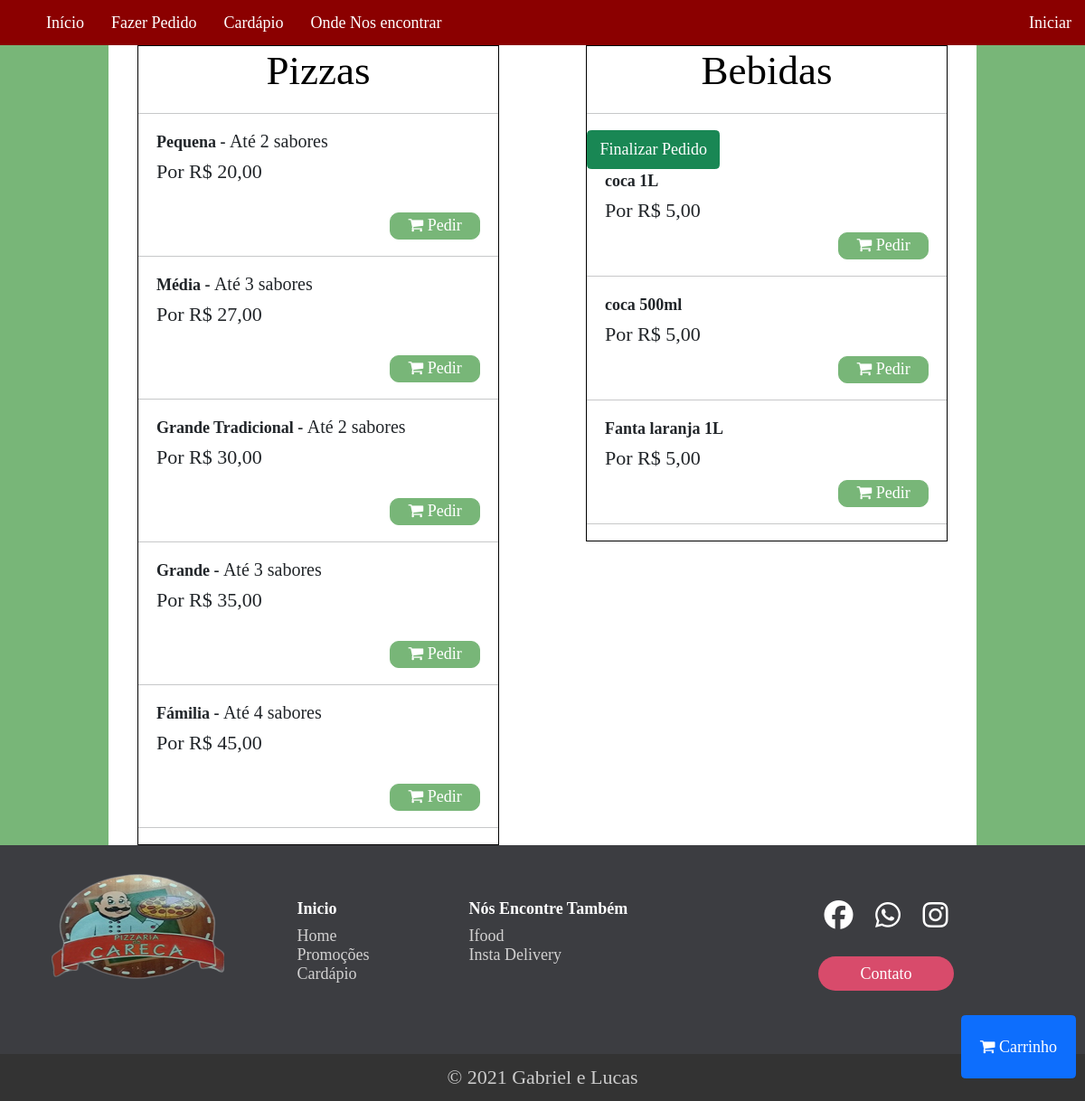
/pedido.php, run on an earlier commit of the app's database.
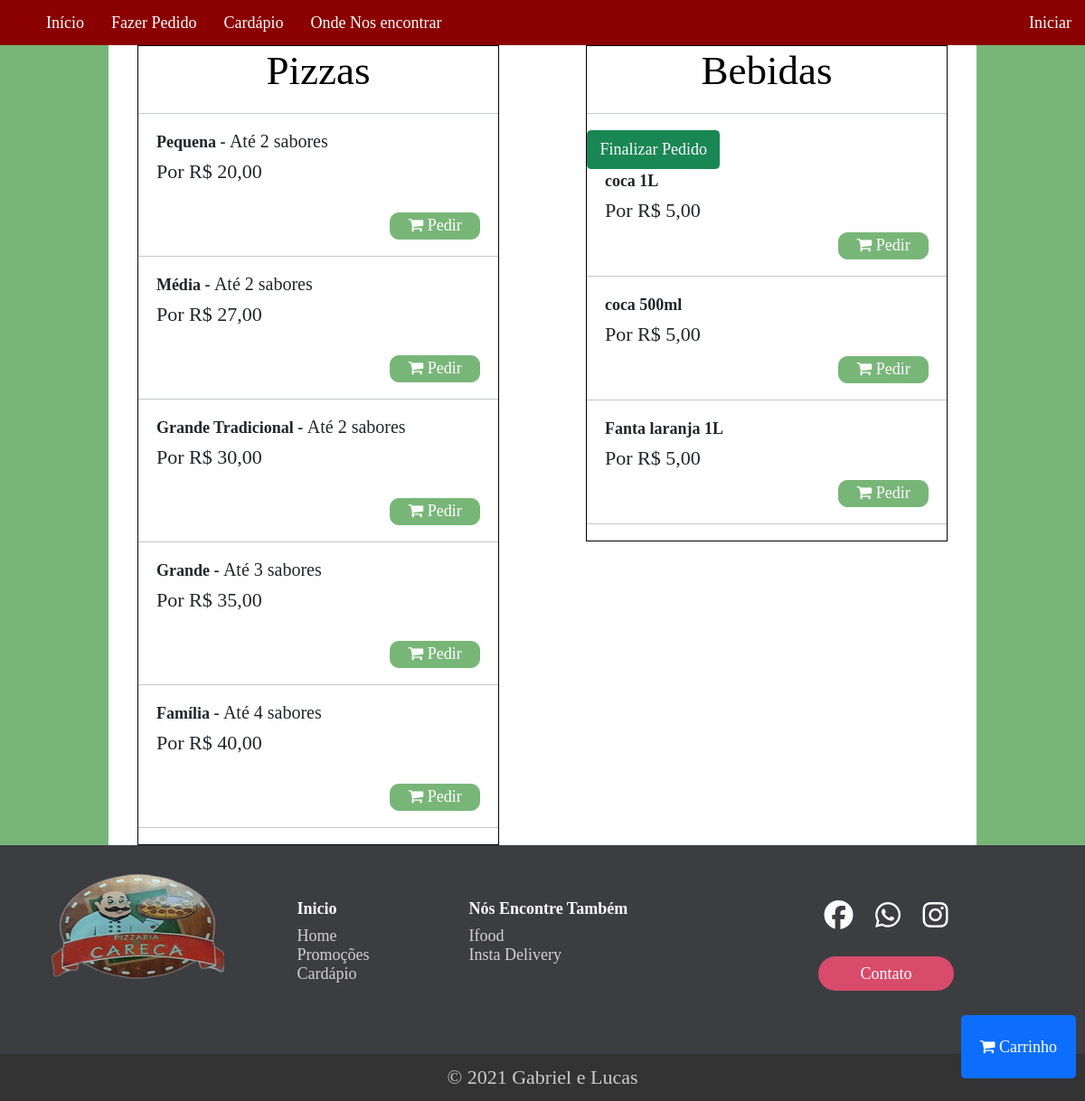
And on a later commit of the database.
### tables this page shows
CREATE TABLE IF NOT EXISTS `tamanho` (
  `idPizza` int(11) NOT NULL AUTO_INCREMENT,
  `nome` varchar(30) NOT NULL,
  `preco` double NOT NULL,
  `cardapio` enum('on','off') NOT NULL,
  `qtdeSabor` int(11) NOT NULL,
  `status` enum('on','off') NOT NULL,
  PRIMARY KEY (`idPizza`)
);

CREATE TABLE IF NOT EXISTS `bebida` (
  `nome` varchar(30) NOT NULL,
  `preco` double NOT NULL,
  `cardapio` enum('on','off') NOT NULL,
  `idBebida` int(11) NOT NULL AUTO_INCREMENT,
  `status` enum('on','off') NOT NULL,
  PRIMARY KEY (`idBebida`)
);

### pedido.php (the view, shortened to what this page needs)
<!DOCTYPE html>
<html lang="pt-BR">
<head>
    <link href="https://cdn.jsdelivr.net/npm/bootstrap@5.0.0-beta1/dist/css/bootstrap.min.css" rel="stylesheet">
    <link rel="stylesheet" type="text/css" href="css/pedido.css">
</head>
<body>
    <?php include ("php/barra-menu.php"); ?>
    <div class="geral">
        <form method="post">
            <div class="pizza">
            <h1 class="titulo">Pizzas</h1>
            <hr>
                <?php
                    include "php\conexaoBD.php";
                        $sql = "SELECT * FROM `tamanho` WHERE status='on' order by preco ASC";
                        $result = $conn->query($sql);
                        if ($result->num_rows > 0) {
                        $qtdeTamanhoCad=0;
                        while($row = $result->fetch_assoc()) {
                            $pizza[$qtdeTamanhoCad] = $row["nome"];
                            $idPizza[$qtdeTamanhoCad] = $row["idPizza"];
                            $qtdeSabor[$qtdeTamanhoCad] = $row["qtdeSabor"];
                            $preco[$qtdeTamanhoCad] = $row["preco"];
                            $formatter = new NumberFormatter('pt-BR', NumberFormatter:: CURRENCY);
                            $brl = $formatter->formatCurrency($preco[$qtdeTamanhoCad], 'BRL');
                            echo " <div class='tamanho'>
                                <h2> <strong> $pizza[$qtdeTamanhoCad] - </strong> Até $qtdeSabor[$qtdeTamanhoCad] sabores </h2>
                                <p> Por $brl </p>
                                </div>
                                <br> <button type='button' class='btn1' data-bs-toggle='modal' data-bs-target='#S$idPizza[$qtdeTamanhoCad]'>
                                    <i class='fa fa-shopping-cart'></i> Pedir
                                </button>
                                <hr>
                        <div class='modal fade' id='S$idPizza[$qtdeTamanhoCad]' tabindex='-1' aria-labelledby='staticBackdropLabel' aria-hidden='true'>
                            <div class='modal-dialog'>
                                <div class='modal-content'>
                                    <div class='modal-header'>
                                        <h5 class='modal-title' id='staticBackdropLabel'> Escolha até $qtdeSabor[$qtdeTamanhoCad] Sabores </h5>
                                        <button type='button' class='btn-close' data-bs-dismiss='modal' aria-label='Close'></button>
                                    </div>
                                    <div class='modal-body'>";
                                    echo"<p class='saboresCarrinho'>*caso não queria a mesma quantidade de sabores do máximo, escolhar a opção nenhum </p>
                                    </div>
                                    <div class='modal-footer'>
                                        <button type='button' class='btn btn-secondary' data-bs-dismiss='modal'> Fechar </button>
                                        <button type='button' class='btn btn-success'> Adicionar ao Carrinho </button>
                                    </div>
                                </div>
                            </div>
                        </div>";
                            $qtdeTamanhoCad++;
                            }
                        }
                ?>
            </div>
        </form>
        <div class="bebida">
            <h1 class="titulo">Bebidas</h1>
            <hr>
            <button type="button" class="btn btn-success" data-bs-toggle="modal" data-bs-target="#finalizar"> Finalizar Pedido </button>
            <?php
                include "php\conexaoBD.php";
                $sql = "SELECT * FROM `bebida` Where `status`='on' ORDER BY nome ASC";
                $result = $conn->query($sql);
                if ($result->num_rows > 0) {
                    while($row = $result->fetch_assoc()) {
                        $nome_bebida = $row["nome"];
                        $preco = $row["preco"];
                        $formatter = new NumberFormatter('pt-BR', NumberFormatter:: CURRENCY);
                        $brl = $formatter->formatCurrency($preco, 'BRL');
                        echo"
                        <div class='tamanho'> <h2> <strong> $nome_bebida </strong></h2>
                        <p>Por $brl</p>
                        </div>
                        <button type='button' class='btn1' data-bs-toggle='modal' data-bs-target='#S'>
                                    <i class='fa fa-shopping-cart'></i> Pedir
                                </button>
                                <hr>
                        ";
                    }
                }
            ?>
        </div>
        <button type="button" class="btn btn-primary" data-bs-toggle="modal" data-bs-target="#carrinho" id="btnCarrinho">
            <i class="fa fa-shopping-cart"></i>  Carrinho
        </button>
</div>
</body>
</html>

### php/barra-menu.php (shortened to what this page needs)
<!DOCTYPE html>
<head>
    <link rel="stylesheet" href="css/barra-menu.css">
</head>
<body>
    <nav class = "menu">
        <ul class="links_menu">
            <li> <a href="index.php"> Início </a> <li>
            <li> <a href="pedido.php"> Fazer Pedido </a> <li>
            <li> <a href="cardapio.php">Cardápio</a> <li>
            <?php
                if(isset($_SESSION["logou"]) && isset($_SESSION["nome"])){
                    if($_SESSION["logou"]=="sim"){
                        $nome = $_SESSION["nome"];
                        if($_SESSION["adm"]==true){
                            echo"
                            <li>
                                <div class='dropdown'>
                                    <a href='#' role='button' id='cardapio' data-bs-toggle='dropdown' aria-expanded='false'>
                                        Gerenciar Atendente <i class='seta baixo'></i>
                                    </a>
                                    <ul class='dropdown-menu' aria-labelledby='cardapio' style='background-color: #8B0000;'>
                                    <li><a href='atendente.php' class='dropdown-item' id='dropdown-item'> Incluir Atendente </a></li>
                                    <li><a href='excluir-atendente.php' class='dropdown-item' id='dropdown-item'> Excluir Atendente </a></li>
                                    </ul>
                                </div>
                            </li>
                            ";
                            echo "<li><a href='relatorios.php'> Relatórios </a></li>";
                        }
                        echo "
                            <li>
                                <div class='dropdown'>
                                    <a href='#' role='button' id='cardapio' data-bs-toggle='dropdown' aria-expanded='false'>
                                        Gerenciar Promoções <i class='seta baixo'></i>
                                    </a>
                                    <ul class='dropdown-menu' aria-labelledby='cardapio' style='background-color: #8B0000;'>
                                    <li><a href='incluir-promocao.php' class='dropdown-item' id='dropdown-item'> Incluir Promoções </a></li>
                                    <li><a href='gerencia-promocao.php' class='dropdown-item' id='dropdown-item'> Atualizar Promoções </a></li>
                                    </ul>
                                </div>
                            </li>
                            <li> <a href='aceitar-pedido.php'> Aceitar Pedido </a>
                            </li>
                            <li>
                                <div class='dropdown'>
                                    <a href='#' role='button' id='cardapio' data-bs-toggle='dropdown' aria-expanded='false'>
                                        Gerenciar Cardápio <i class='seta baixo'></i>
                                    </a>
                                    <ul class='dropdown-menu' aria-labelledby='cardapio' style='background-color: #8B0000;'>
                                        <li><a href='gerencia-cardapio.php' class='dropdown-item' id='dropdown-item'> Atualizar Cardápio </a></li>
                                        <li><a href='cadastro-cardapio.php' class='dropdown-item' id='dropdown-item'> Incluir Item </a></li>
                                    </ul>
                                </div>
                            </li>
                            <li>
                                <div class='dropdown'>
                                    <a style='float:right;' href='#' role='button' id='perfil' data-bs-toggle='dropdown' aria-expanded='false'>
                                        $nome <i class='fas fa-user-alt' style='font-size:18px; margin-left:5px; color:white;'></i> </i>
                                    </a>
                                    <ul class='dropdown-menu' aria-labelledby='perfil' style='background-color: #8B0000; min-width:0px; padding:0;'>
                                        <li><a href='atualizar-senha.php' class='dropdown-item' id='dropdown-item' style='text-align: right;'> Atualizar Senha </a>
                                        <li><a href='conta.php' class='dropdown-item' id='dropdown-item' style='text-align: right;'> Minha Conta </a>
                                        <li><a href='/tcc-web/php/logout.php' class='dropdown-item' id='dropdown-item' style='text-align: right;'> Sair </a>
                                    </ul>
                                </div>
                            </li>
                        ";
                    }else{
                        echo "<a style='float:right' href='login_area.php'> Iniciar </a>";
                    }
                }
                else{
                    echo "
                    <li> <a style='float:right' href='login_area.php'> Iniciar </a> </li>
                    <li> <a href='index.php#onde_encontrar'>Onde Nos encontrar</a> </li>
                    ";
                }
            ?>
            </ul>
    </nav>
</body>
</html>

### css/pedido.css (style rules this page uses)
body { background-color: #78B678; }
.geral { margin-top: 50px; margin-left: auto; margin-right: auto; background-color:white; width: 80%; display: flex; flex-direction: row; justify-content: center; align-items: center; }
.pizza, .titulo { text-align: center; }
.bebida { margin-top: -35%; margin-left: 10%; }
.pizza, .bebida { width: 400px; background-color: #fff; text-align: left; border: solid black 1px; }
.tamanho { height: 100px; }
.btn1 { background-color: #78B678; border: solid #78B678 1px; border-radius: 10px; margin-top: -30px; margin-right: 5%; color: white; float: right; width: 100px; height: 30px; }
.titulo { margin-left: auto; margin-right: auto; color: black; margin-bottom: 5%; }
h2 { font-size: 20px; margin-left: 5%; }
p { margin-left: 5%; font-size: 22px; }
#btnCarrinho { position: fixed; bottom: 25px; right: 10px; padding: 20px; height: 70px; }
a { list-style: none; }

### css/barra-menu.css (style rules this page uses)
* { list-style:none; padding:0; margin:0; line-height: normal; font-size:18px; font-family: 'Times New Roman', Times, serif; }
.menu { width:100%; height:50px; background-color:#8B0000; position: absolute; top: 0; }
.links_menu li a { color: #FFF; float: left; padding: 15px 15px 14px 15px; background-color: #8B0000; text-decoration: none; }

### css/footer-with-button-logo.css (style rules this page uses)
#myFooter { background-color: #3c3d41; color: white; padding-top: 30px; }
#myFooter .footer-copyright { background-color: #333333; padding-top: 3px; padding-bottom: 3px; text-align: center; }
#myFooter .row { margin-bottom: 60px; }
#myFooter .footer-copyright p { margin: 10px; color: #ccc; }
#myFooter ul { list-style-type: none; padding-left: 0; line-height: 1.7; }
#myFooter h5 { font-size: 18px; color: white; font-weight: bold; margin-top: 30px; }
#myFooter a { color: #d2d1d1; text-decoration: none; }
#myFooter .social-networks { text-align: center; padding-top: 30px; padding-bottom: 16px; }
#myFooter .social-networks a { font-size: 32px; color: #f9f9f9; padding: 10px; transition: 0.2s; }
#myFooter .btn { color: white; background-color: #d84b6b; border-radius: 20px; border: none; width: 150px; display: block; margin: 0 auto; margin-top: 10px; line-height: 25px; }
body { display: flex; display: -webkit-flex; flex-direction: column; -webkit-flex-direction: column; height: 100%; }
#myFooter { flex: 0 0 auto; -webkit-flex: 0 0 auto; }

What changed in the data, as far as the page shows it:
changed tamanho (number 2 of 5 on the later page): qtdeTamanhoCad "3" → "2"
changed tamanho (number 5 of 5 on the later page): qtdeTamanhoCad "Fámilia" → "Família"; brl "R$ 45,00" → "R$ 40,00"
